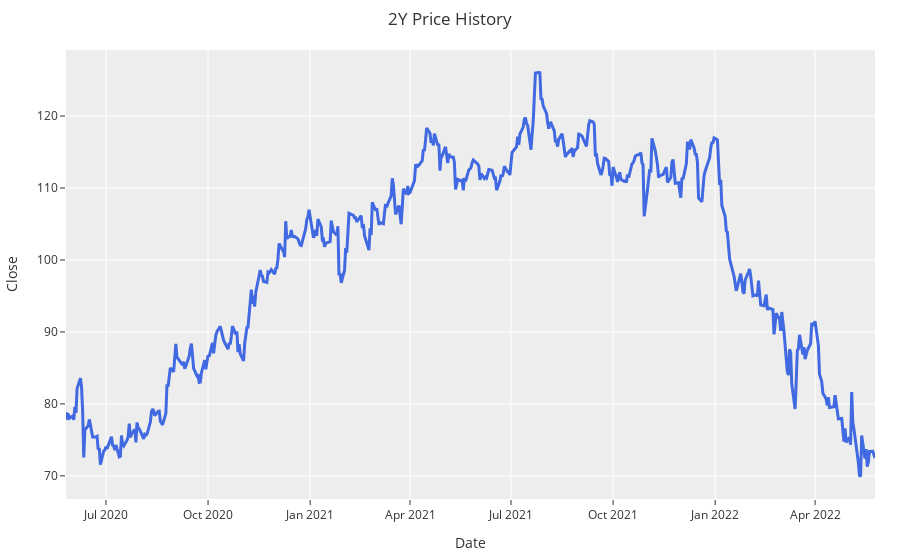

Notebook code cell kept with this figure:
### Markdown cell above
### Price History

### Code cell
fig_pricehist = px.line(dict_price[st],
                        y='Close',
                        title='2Y Price History')
fig_pricehist.update_layout(template=THEME, margin = dict(t=50, b=30, l=25, r=25))
fig_pricehist.update_traces(line_color='royalblue', line_width=3, hovertemplate='Close @ %{x}: $%{y}')
fig_pricehist.show()

### Figure 1 — Plotly figure (JSON) as saved in the notebook; plotly's stock layout.template omitted (floating-point values rounded to 4 significant figures; data arrays with more than 128 entries replaced by an {"elided": "..."} marker saying what was removed)
{"data": [{"hovertemplate": "Close @ %{x}: $%{y}", "legendgroup": "", "line": {"color": "royalblue", "dash": "solid", "width": 3}, "marker": {"symbol": "circle"}, "mode": "lines", "name": "", "orientation": "v", "showlegend": false, "type": "scatter", "x": {"elided": "506 str values"}, "xaxis": "x", "y": {"elided": "506 float values"}, "yaxis": "y"}], "layout": {"legend": {"tracegroupgap": 0}, "margin": {"b": 30, "l": 25, "r": 25, "t": 50}, "title": {"text": "2Y Price History"}, "xaxis": {"anchor": "y", "domain": [0, 1], "title": {"text": "Date"}}, "yaxis": {"anchor": "x", "domain": [0, 1], "title": {"text": "Close"}}}}
